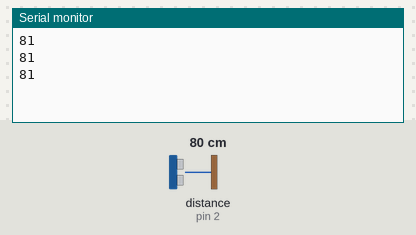
The sketch below on a simulated Arduino Uno, built with avr-gcc and run on an emulated ATmega328P. Parts: the last lines printed to the serial monitor. The inputs (shaded band) are chosen by the test bench; at power-on: distance to the obstacle (sensor on pin 2) 80 cm.

Above: at 1.3 s.
1.4 s: distance to the obstacle (sensor on pin 2) set to 2 cm
At 1.9 s:
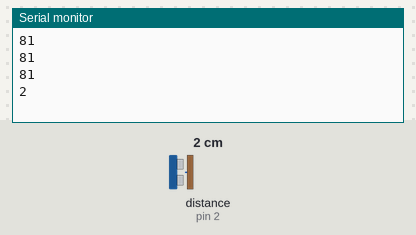
2.9 s: distance to the obstacle (sensor on pin 2) set to 4 cm
At 3.4 s:
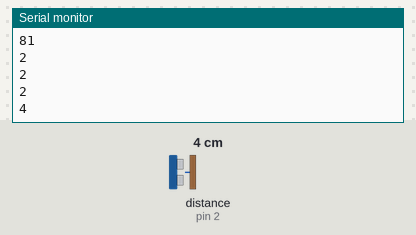
Timing chart, 0 to 5.9 s (numbered marks = the images above; inputs shaded):
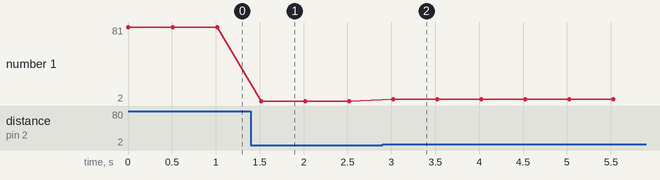

Measured:
- after the input at 1.4 s, the serial monitor: prints a new line after 0.12 s (image 1)
- after the input at 2.9 s, the serial monitor: prints a new line after 0.12 s (image 2)
- plotted number 1: 81 → 2 after the input at 1.4 s, 2 → 4 after the input at 2.9 s

The sketch:

Robot_2_sonar.ino
```cpp
/*
 * http://playground.arduino.cc/Code/NewPing
 */

#include <NewPing.h>

NewPing sonar(3, 2);

void setup()
{
  Serial.begin(9600);
}

void loop()
{
  int value = sonar.ping_cm();
  Serial.println(value);
  delay(500);
}
```
